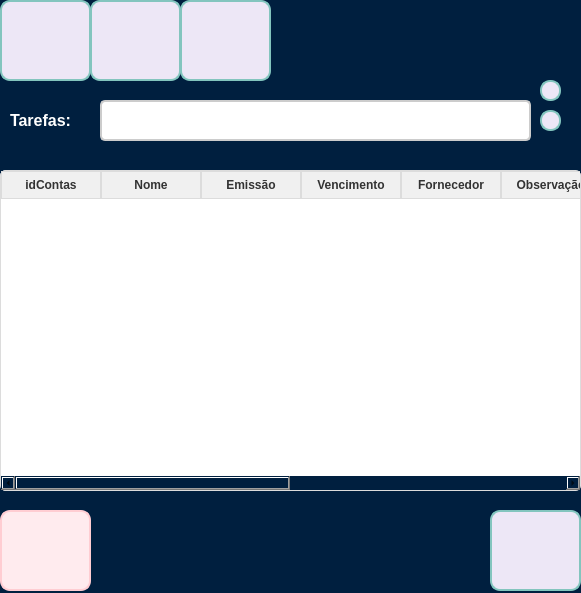
<?xml version="1.0" encoding="UTF-8"?>
<ui version="4.0">
 <class>frm_Tarefas</class>
 <widget class="QWidget" name="frm_Tarefas">
  <property name="geometry">
   <rect>
    <x>0</x>
    <y>0</y>
    <width>581</width>
    <height>593</height>
   </rect>
  </property>
  <property name="windowTitle">
   <string>Form</string>
  </property>
  <property name="styleSheet">
   <string notr="true">QWidget{
	background-color: #001F3F;

}</string>
  </property>
  <widget class="QPushButton" name="btn_Add">
   <property name="geometry">
    <rect>
     <x>0</x>
     <y>0</y>
     <width>91</width>
     <height>81</height>
    </rect>
   </property>
   <property name="styleSheet">
    <string notr="true">QPushButton {
    background-color: #EDE7F6;
    border: 2px solid #83C5BE; 
    border-radius: 10px;
    color: #FFFFFF; 
    background-image: url(:/icon_add/adicionar.png); 
    background-repeat: no-repeat; 
    background-position: center; 
    font-size: 14px; 
    font-weight: bold; 
    padding: 10px 16px;
    box-shadow: 0px 4px 6px rgba(0, 0, 0, 0.2); 
    transition: all 0.3s ease; 
}

QPushButton:hover {
    background-color: #E6CBA8; 
    color: #5D3A00;
    box-shadow: none;
}

QPushButton:pressed {
    background-color: #C19A6B; 
    color: #FFFFFF; 
    padding-top: 2px;
    padding-left: 2px;
}</string>
   </property>
   <property name="text">
    <string/>
   </property>
  </widget>
  <widget class="QPushButton" name="btn_voltar">
   <property name="geometry">
    <rect>
     <x>490</x>
     <y>510</y>
     <width>91</width>
     <height>81</height>
    </rect>
   </property>
   <property name="styleSheet">
    <string notr="true">QPushButton {
    background-color: #EDE7F6;
    border: 2px solid #83C5BE; 
    border-radius: 10px;
    color: #FFFFFF; 
    background-image: url(:/icon_volt/retornar.png); 
    background-repeat: no-repeat; 
    background-position: center; 
    font-size: 14px; 
    font-weight: bold; 
    padding: 10px 16px;
    box-shadow: 0px 4px 6px rgba(0, 0, 0, 0.2); 
    transition: all 0.3s ease; 
}
QPushButton:hover {
    background-color: #83C5BE;
    box-shadow: none; 
}

QPushButton:pressed {
    background-color: #7C3AED; 
    color: #FFFFFF; 
    padding-top: 2px; 
    padding-left: 2px;
}</string>
   </property>
   <property name="text">
    <string/>
   </property>
  </widget>
  <widget class="QPushButton" name="btn_consul">
   <property name="geometry">
    <rect>
     <x>180</x>
     <y>0</y>
     <width>91</width>
     <height>81</height>
    </rect>
   </property>
   <property name="styleSheet">
    <string notr="true">QPushButton {
    background-color: #EDE7F6;
    border: 2px solid #83C5BE; 
    border-radius: 10px;
    color: #FFFFFF; 
    background-image: url(:/icon_alt/consultar.png); 
    background-repeat: no-repeat; 
    background-position: center; 
    font-size: 14px; 
    font-weight: bold; 
    padding: 10px 16px;
    box-shadow: 0px 4px 6px rgba(0, 0, 0, 0.2); 
    transition: all 0.3s ease; 
}

QPushButton:hover {
    background-color: #E6CBA8; 
    color: #5D3A00;
    box-shadow: none;
}

QPushButton:pressed {
    background-color: #C19A6B; 
    color: #FFFFFF; 
    padding-top: 2px;
    padding-left: 2px;
}</string>
   </property>
   <property name="text">
    <string/>
   </property>
  </widget>
  <widget class="QPushButton" name="btn_alterar">
   <property name="geometry">
    <rect>
     <x>90</x>
     <y>0</y>
     <width>91</width>
     <height>81</height>
    </rect>
   </property>
   <property name="styleSheet">
    <string notr="true">QPushButton {
    background-color: #EDE7F6;
    border: 2px solid #83C5BE; 
    border-radius: 10px;
    color: #FFFFFF; 
    background-image: url(:/icon_alt/alterar.png); 
    background-repeat: no-repeat; 
    background-position: center; 
    font-size: 14px; 
    font-weight: bold; 
    padding: 10px 16px;
    box-shadow: 0px 4px 6px rgba(0, 0, 0, 0.2); 
    transition: all 0.3s ease; 
}

QPushButton:hover {
    background-color: #E6CBA8; 
    color: #5D3A00;
    box-shadow: none;
}

QPushButton:pressed {
    background-color: #C19A6B; 
    color: #FFFFFF; 
    padding-top: 2px;
    padding-left: 2px;
}
</string>
   </property>
   <property name="text">
    <string/>
   </property>
  </widget>
  <widget class="QPushButton" name="btn_excluir">
   <property name="geometry">
    <rect>
     <x>0</x>
     <y>510</y>
     <width>91</width>
     <height>81</height>
    </rect>
   </property>
   <property name="styleSheet">
    <string notr="true">QPushButton {
    background-color: #ffebee; 
    border: 2px solid #ffcdd2;
    border-radius: 10px;
    color: #b71c1c; 
    font-size: 14px;
    font-weight: bold;
    padding: 10px 16px;
    background-image:url(:/icon_exc/excluir.png);
    background-repeat: no-repeat;
    background-position: center;
    padding-left: 40px;
    transition: all 0.3s ease;
}

QPushButton:hover {
    background-color: #ffcdd2;
    border-color: #e57373;
    color: #d32f2f; 
}

QPushButton:pressed {
    background-color: #e57373;
    border-color: #b71c1c;
    padding-left: 44px;
    padding-top: 2px;
}</string>
   </property>
   <property name="text">
    <string/>
   </property>
  </widget>
  <widget class="QPushButton" name="btn_pesquisar">
   <property name="geometry">
    <rect>
     <x>540</x>
     <y>110</y>
     <width>21</width>
     <height>21</height>
    </rect>
   </property>
   <property name="styleSheet">
    <string notr="true">QPushButton {
    background-color: #EDE7F6;
    border: 2px solid #83C5BE; 
    border-radius: 10px;
    color: #FFFFFF; 
    background-image: url(:/icon_pesq/pesquisar.png); 
    background-repeat: no-repeat; 
    background-position: center; 
    font-size: 14px; 
    font-weight: bold; 
    padding: 10px 16px;
    box-shadow: 0px 4px 6px rgba(0, 0, 0, 0.2); 
    transition: all 0.3s ease; 
}

QPushButton:hover {
    background-color: #FFFFFF;
    box-shadow: none; 
}

QPushButton:pressed {
    background-color: #7C3AED; 
    color: #FFFFFF; 
    padding-top: 2px; 
    padding-left: 2px;
}
</string>
   </property>
   <property name="text">
    <string/>
   </property>
  </widget>
  <widget class="QLabel" name="lbl_Tarefas">
   <property name="geometry">
    <rect>
     <x>10</x>
     <y>110</y>
     <width>81</width>
     <height>21</height>
    </rect>
   </property>
   <property name="font">
    <font>
     <pointsize>-1</pointsize>
     <weight>75</weight>
     <bold>true</bold>
    </font>
   </property>
   <property name="styleSheet">
    <string notr="true">QLabel {
    font-size: 16px;
    color: #FFFFFF;
    font-weight: bold;
    text-shadow: 1px 1px 2px rgba(0, 0, 0, 0.4);
}
</string>
   </property>
   <property name="text">
    <string>Tarefas:</string>
   </property>
  </widget>
  <widget class="QLineEdit" name="txt_nomeTarefas">
   <property name="geometry">
    <rect>
     <x>100</x>
     <y>100</y>
     <width>431</width>
     <height>41</height>
    </rect>
   </property>
   <property name="font">
    <font>
     <pointsize>-1</pointsize>
    </font>
   </property>
   <property name="styleSheet">
    <string notr="true">QLineEdit {
    border: 2px solid #cccccc; 
    border-radius: 5px; 
    padding: 6px; 
    font-size: 14px; 
    background-color: #ffffff;
    transition: all 0.3s ease;
}

QLineEdit:hover {
    border: 2px solid #3f51b5; 
    background-color: #f5f5f5; 
}
</string>
   </property>
  </widget>
  <widget class="QPushButton" name="btn_filtro">
   <property name="geometry">
    <rect>
     <x>540</x>
     <y>80</y>
     <width>21</width>
     <height>21</height>
    </rect>
   </property>
   <property name="styleSheet">
    <string notr="true">QPushButton {
    background-color: #EDE7F6;
    border: 2px solid #83C5BE; 
    border-radius: 10px;
    color: #FFFFFF; 
    background-image: url(:/icon_filt/filtro.png); 
    background-repeat: no-repeat; 
    background-position: center; 
    font-size: 14px; 
    font-weight: bold; 
    padding: 10px 16px;
    box-shadow: 0px 4px 6px rgba(0, 0, 0, 0.2); 
    transition: all 0.3s ease; 
}

QPushButton:hover {
    background-color: #FFFFFF;
    box-shadow: none; 
}

QPushButton:pressed {
    background-color: #7C3AED; 
    color: #FFFFFF; 
    padding-top: 2px; 
    padding-left: 2px;
}
</string>
   </property>
   <property name="text">
    <string/>
   </property>
  </widget>
  <widget class="QTableWidget" name="tableWidget">
   <property name="geometry">
    <rect>
     <x>0</x>
     <y>170</y>
     <width>581</width>
     <height>321</height>
    </rect>
   </property>
   <property name="styleSheet">
    <string notr="true">QTableWidget, QTableView {
    border: 1px solid #dcdcdc; 
    border-radius: 5px; 
    gridline-color: #dcdcdc; 
    background-color: #ffffff; 
    font-size: 14px; 
    color: #333333; 
}

QHeaderView::section {
    background-color: #f0f0f0; 
    color: #333333;
    font-weight: bold; 
    border: 1px solid #dcdcdc; 
    padding: 4px; 
}

QTableWidget::item:selected, QTableView::item:selected {
    background-color: #b3d9ff; 
    color: #000000;
}

QTableCornerButton::section {
    background-color: #f0f0f0; 
    border: 1px solid #dcdcdc;
}

QScrollBar:vertical {
    background: #f0f0f0;
    width: 12px; 
    margin: 2px 0 2px 0; 
    border: none; 
}

QScrollBar::handle:vertical {
    background: #b0bec5; 
    min-height: 20px; 
    border-radius: 6px; 
}

QScrollBar::handle:vertical:hover {
    background: #90a4ae; 
}

QScrollBar::add-line:vertical, QScrollBar::sub-line:vertical {
    background: none; 
    height: 0px; 
}

QScrollBar::add-page:vertical, QScrollBar::sub-page:vertical {
    background: none; 
}

QScrollBar:horizontal {
    background: #f0f0f0; 
    height: 12px; 
    margin: 0 2px 0 2px; 
    border: none;
}

QScrollBar::handle:horizontal {
    background: #b0bec5;
    min-width: 20px; 
    border-radius: 6px;
}

QScrollBar::handle:horizontal:hover {
    background: #90a4ae; 
}

QScrollBar::add-line:horizontal, QScrollBar::sub-line:horizontal {
    background: none;
    width: 0px;
}

QScrollBar::add-page:horizontal, QScrollBar::sub-page:horizontal {
    background: none;
}
</string>
   </property>
   <column>
    <property name="text">
     <string>idContas</string>
    </property>
   </column>
   <column>
    <property name="text">
     <string>Nome</string>
    </property>
   </column>
   <column>
    <property name="text">
     <string>Emissão</string>
    </property>
   </column>
   <column>
    <property name="text">
     <string>Vencimento</string>
    </property>
   </column>
   <column>
    <property name="text">
     <string>Fornecedor</string>
    </property>
   </column>
   <column>
    <property name="text">
     <string>Observação</string>
    </property>
   </column>
   <column>
    <property name="text">
     <string>Valor</string>
    </property>
   </column>
   <column>
    <property name="text">
     <string>Parcelas</string>
    </property>
   </column>
   <column>
    <property name="text">
     <string>Forma de pagamento</string>
    </property>
   </column>
   <column>
    <property name="text">
     <string>Situação</string>
    </property>
   </column>
  </widget>
 </widget>
 <resources>
  <include location="icon_adicionar.qrc"/>
  <include location="icon_consultar.qrc"/>
  <include location="icon_excluir.qrc"/>
  <include location="icon_filtro.qrc"/>
  <include location="icon_pesquisar.qrc"/>
  <include location="icon_voltar.qrc"/>
  <include location="icon_alterar.qrc"/>
 </resources>
 <connections/>
</ui>
